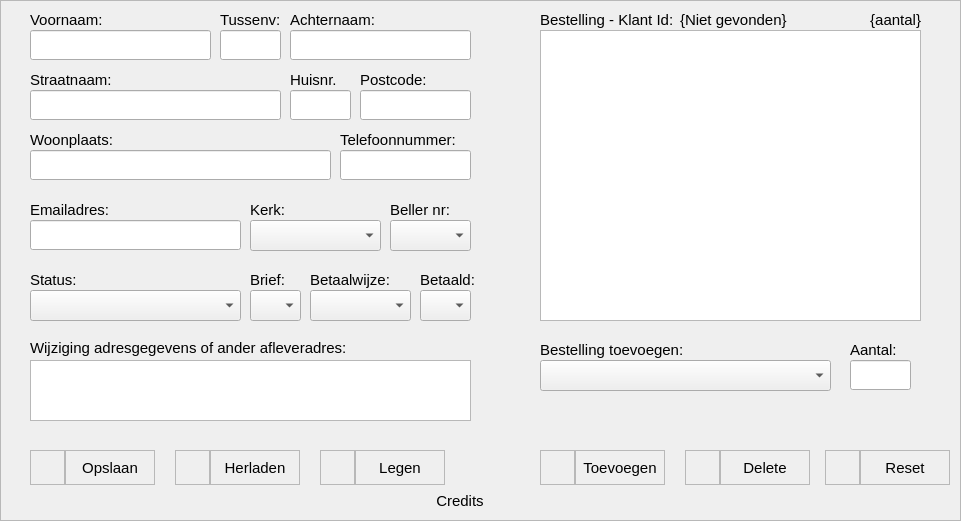
   <widget class="QFrame" name="bewerkenFrame">
    <property name="geometry">
     <rect>
      <x>0</x>
      <y>40</y>
      <width>961</width>
      <height>521</height>
     </rect>
    </property>
    <property name="autoFillBackground">
     <bool>true</bool>
    </property>
    <property name="frameShape">
     <enum>QFrame::StyledPanel</enum>
    </property>
    <property name="frameShadow">
     <enum>QFrame::Raised</enum>
    </property>
    <widget class="QLineEdit" name="AddVoornaamFld_3">
     <property name="geometry">
      <rect>
       <x>30</x>
       <y>30</y>
       <width>181</width>
       <height>30</height>
      </rect>
     </property>
     <property name="font">
      <font>
       <pointsize>11</pointsize>
      </font>
     </property>
    </widget>
    <widget class="QLabel" name="AddVoornaamtxt_3">
     <property name="geometry">
      <rect>
       <x>30</x>
       <y>10</y>
       <width>91</width>
       <height>20</height>
      </rect>
     </property>
     <property name="font">
      <font>
       <pointsize>11</pointsize>
      </font>
     </property>
     <property name="text">
      <string>Voornaam:</string>
     </property>
    </widget>
    <widget class="QLabel" name="AddKerktxt_2">
     <property name="geometry">
      <rect>
       <x>250</x>
       <y>200</y>
       <width>81</width>
       <height>20</height>
      </rect>
     </property>
     <property name="font">
      <font>
       <pointsize>11</pointsize>
      </font>
     </property>
     <property name="text">
      <string>Kerk:</string>
     </property>
    </widget>
    <widget class="QComboBox" name="AddKerkBox_2">
     <property name="geometry">
      <rect>
       <x>250</x>
       <y>220</y>
       <width>131</width>
       <height>31</height>
      </rect>
     </property>
     <property name="font">
      <font>
       <pointsize>11</pointsize>
      </font>
     </property>
    </widget>
    <widget class="QLabel" name="AddWijzigingtxt_2">
     <property name="geometry">
      <rect>
       <x>30</x>
       <y>338</y>
       <width>421</width>
       <height>20</height>
      </rect>
     </property>
     <property name="font">
      <font>
       <pointsize>11</pointsize>
      </font>
     </property>
     <property name="text">
      <string>Wijziging adresgegevens of ander afleveradres:</string>
     </property>
    </widget>
    <widget class="QPlainTextEdit" name="AddWijzigingFld_2">
     <property name="geometry">
      <rect>
       <x>30</x>
       <y>360</y>
       <width>441</width>
       <height>61</height>
      </rect>
     </property>
     <property name="font">
      <font>
       <pointsize>11</pointsize>
      </font>
     </property>
    </widget>
    <widget class="QLabel" name="AddHuisnummertxt_2">
     <property name="geometry">
      <rect>
       <x>290</x>
       <y>70</y>
       <width>51</width>
       <height>20</height>
      </rect>
     </property>
     <property name="font">
      <font>
       <pointsize>11</pointsize>
      </font>
     </property>
     <property name="text">
      <string>Huisnr.</string>
     </property>
    </widget>
    <widget class="QLineEdit" name="AddHuisnummerFld_2">
     <property name="geometry">
      <rect>
       <x>290</x>
       <y>90</y>
       <width>61</width>
       <height>30</height>
      </rect>
     </property>
     <property name="font">
      <font>
       <pointsize>11</pointsize>
      </font>
     </property>
    </widget>
    <widget class="QLineEdit" name="AddTelefoonnummerFld_2">
     <property name="geometry">
      <rect>
       <x>340</x>
       <y>150</y>
       <width>131</width>
       <height>30</height>
      </rect>
     </property>
     <property name="font">
      <font>
       <pointsize>11</pointsize>
      </font>
     </property>
    </widget>
    <widget class="QLabel" name="AddTelefoonnummertxt_2">
     <property name="geometry">
      <rect>
       <x>340</x>
       <y>130</y>
       <width>151</width>
       <height>20</height>
      </rect>
     </property>
     <property name="font">
      <font>
       <pointsize>11</pointsize>
      </font>
     </property>
     <property name="text">
      <string>Telefoonnummer:</string>
     </property>
    </widget>
    <widget class="QFrame" name="genAddFrame_6">
     <property name="geometry">
      <rect>
       <x>65</x>
       <y>450</y>
       <width>90</width>
       <height>35</height>
      </rect>
     </property>
     <property name="cursor">
      <cursorShape>PointingHandCursor</cursorShape>
     </property>
     <property name="frameShape">
      <enum>QFrame::StyledPanel</enum>
     </property>
     <property name="frameShadow">
      <enum>QFrame::Raised</enum>
     </property>
     <widget class="QLabel" name="genAddTxt_4">
      <property name="geometry">
       <rect>
        <x>0</x>
        <y>0</y>
        <width>90</width>
        <height>35</height>
       </rect>
      </property>
      <property name="font">
       <font>
        <pointsize>11</pointsize>
       </font>
      </property>
      <property name="cursor">
       <cursorShape>PointingHandCursor</cursorShape>
      </property>
      <property name="contextMenuPolicy">
       <enum>Qt::DefaultContextMenu</enum>
      </property>
      <property name="layoutDirection">
       <enum>Qt::LeftToRight</enum>
      </property>
      <property name="text">
       <string>Opslaan</string>
      </property>
      <property name="alignment">
       <set>Qt::AlignCenter</set>
      </property>
     </widget>
    </widget>
    <widget class="QFrame" name="genAddFrame_7">
     <property name="geometry">
      <rect>
       <x>30</x>
       <y>450</y>
       <width>35</width>
       <height>35</height>
      </rect>
     </property>
     <property name="cursor">
      <cursorShape>PointingHandCursor</cursorShape>
     </property>
     <property name="frameShape">
      <enum>QFrame::StyledPanel</enum>
     </property>
     <property name="frameShadow">
      <enum>QFrame::Raised</enum>
     </property>
     <widget class="QLabel" name="genAddIcon_4">
      <property name="geometry">
       <rect>
        <x>0</x>
        <y>0</y>
        <width>35</width>
        <height>35</height>
       </rect>
      </property>
      <property name="text">
       <string/>
      </property>
      <property name="pixmap">
       <pixmap>:/LoginCredentials/16x16/square.png</pixmap>
      </property>
      <property name="alignment">
       <set>Qt::AlignCenter</set>
      </property>
     </widget>
     <widget class="QLabel" name="label_14">
      <property name="geometry">
       <rect>
        <x>8</x>
        <y>8</y>
        <width>18</width>
        <height>18</height>
       </rect>
      </property>
      <property name="text">
       <string/>
      </property>
      <property name="pixmap">
       <pixmap>img/edit.png</pixmap>
      </property>
      <property name="scaledContents">
       <bool>true</bool>
      </property>
     </widget>
    </widget>
    <widget class="QFrame" name="logBClearFrame_9">
     <property name="geometry">
      <rect>
       <x>355</x>
       <y>450</y>
       <width>90</width>
       <height>35</height>
      </rect>
     </property>
     <property name="cursor">
      <cursorShape>PointingHandCursor</cursorShape>
     </property>
     <property name="frameShape">
      <enum>QFrame::StyledPanel</enum>
     </property>
     <property name="frameShadow">
      <enum>QFrame::Raised</enum>
     </property>
     <widget class="QLabel" name="logBClearTxt_5">
      <property name="geometry">
       <rect>
        <x>0</x>
        <y>0</y>
        <width>90</width>
        <height>35</height>
       </rect>
      </property>
      <property name="font">
       <font>
        <pointsize>11</pointsize>
       </font>
      </property>
      <property name="cursor">
       <cursorShape>PointingHandCursor</cursorShape>
      </property>
      <property name="contextMenuPolicy">
       <enum>Qt::DefaultContextMenu</enum>
      </property>
      <property name="layoutDirection">
       <enum>Qt::LeftToRight</enum>
      </property>
      <property name="text">
       <string>Legen</string>
      </property>
      <property name="alignment">
       <set>Qt::AlignCenter</set>
      </property>
     </widget>
    </widget>
    <widget class="QFrame" name="logBClearFrame_10">
     <property name="geometry">
      <rect>
       <x>320</x>
       <y>450</y>
       <width>35</width>
       <height>35</height>
      </rect>
     </property>
     <property name="cursor">
      <cursorShape>PointingHandCursor</cursorShape>
     </property>
     <property name="frameShape">
      <enum>QFrame::StyledPanel</enum>
     </property>
     <property name="frameShadow">
      <enum>QFrame::Raised</enum>
     </property>
     <widget class="QLabel" name="logBClearIcon_5">
      <property name="geometry">
       <rect>
        <x>8</x>
        <y>8</y>
        <width>18</width>
        <height>18</height>
       </rect>
      </property>
      <property name="text">
       <string/>
      </property>
      <property name="pixmap">
       <pixmap>img/bin.png</pixmap>
      </property>
      <property name="scaledContents">
       <bool>true</bool>
      </property>
     </widget>
    </widget>
    <widget class="QLabel" name="AddTussenvoegseltxt_2">
     <property name="geometry">
      <rect>
       <x>220</x>
       <y>10</y>
       <width>71</width>
       <height>20</height>
      </rect>
     </property>
     <property name="font">
      <font>
       <pointsize>11</pointsize>
      </font>
     </property>
     <property name="text">
      <string>Tussenv:</string>
     </property>
    </widget>
    <widget class="QLineEdit" name="AddTussenvoegselFld_2">
     <property name="geometry">
      <rect>
       <x>220</x>
       <y>30</y>
       <width>61</width>
       <height>30</height>
      </rect>
     </property>
     <property name="font">
      <font>
       <pointsize>11</pointsize>
      </font>
     </property>
    </widget>
    <widget class="QLabel" name="AddStatustxt_2">
     <property name="geometry">
      <rect>
       <x>30</x>
       <y>270</y>
       <width>81</width>
       <height>20</height>
      </rect>
     </property>
     <property name="font">
      <font>
       <pointsize>11</pointsize>
      </font>
     </property>
     <property name="text">
      <string>Status:</string>
     </property>
    </widget>
    <widget class="QComboBox" name="AddStatusBox_2">
     <property name="geometry">
      <rect>
       <x>30</x>
       <y>290</y>
       <width>211</width>
       <height>31</height>
      </rect>
     </property>
     <property name="font">
      <font>
       <pointsize>11</pointsize>
      </font>
     </property>
    </widget>
    <widget class="QLabel" name="AddNieuwsbrieftxt_2">
     <property name="geometry">
      <rect>
       <x>250</x>
       <y>270</y>
       <width>51</width>
       <height>20</height>
      </rect>
     </property>
     <property name="font">
      <font>
       <pointsize>11</pointsize>
      </font>
     </property>
     <property name="text">
      <string>Brief:</string>
     </property>
    </widget>
    <widget class="QLabel" name="AddAchternaamtxt_2">
     <property name="geometry">
      <rect>
       <x>290</x>
       <y>10</y>
       <width>91</width>
       <height>20</height>
      </rect>
     </property>
     <property name="font">
      <font>
       <pointsize>11</pointsize>
      </font>
     </property>
     <property name="text">
      <string>Achternaam:</string>
     </property>
    </widget>
    <widget class="QLineEdit" name="AddAchternaamFld_2">
     <property name="geometry">
      <rect>
       <x>290</x>
       <y>30</y>
       <width>181</width>
       <height>30</height>
      </rect>
     </property>
     <property name="font">
      <font>
       <pointsize>11</pointsize>
      </font>
     </property>
    </widget>
    <widget class="QLabel" name="AddStraatnaamtxt_2">
     <property name="geometry">
      <rect>
       <x>30</x>
       <y>70</y>
       <width>91</width>
       <height>20</height>
      </rect>
     </property>
     <property name="font">
      <font>
       <pointsize>11</pointsize>
      </font>
     </property>
     <property name="text">
      <string>Straatnaam:</string>
     </property>
    </widget>
    <widget class="QLineEdit" name="AddStraatnaamFld_2">
     <property name="geometry">
      <rect>
       <x>30</x>
       <y>90</y>
       <width>251</width>
       <height>30</height>
      </rect>
     </property>
     <property name="font">
      <font>
       <pointsize>11</pointsize>
      </font>
     </property>
    </widget>
    <widget class="QLineEdit" name="AddEmailadresFld_2">
     <property name="geometry">
      <rect>
       <x>30</x>
       <y>220</y>
       <width>211</width>
       <height>30</height>
      </rect>
     </property>
     <property name="font">
      <font>
       <pointsize>11</pointsize>
      </font>
     </property>
     <property name="text">
      <string/>
     </property>
    </widget>
    <widget class="QLabel" name="AddEmailadrestxt_2">
     <property name="geometry">
      <rect>
       <x>30</x>
       <y>200</y>
       <width>151</width>
       <height>20</height>
      </rect>
     </property>
     <property name="font">
      <font>
       <pointsize>11</pointsize>
      </font>
     </property>
     <property name="text">
      <string>Emailadres:</string>
     </property>
    </widget>
    <widget class="QLineEdit" name="AddWoonplaatsFld_2">
     <property name="geometry">
      <rect>
       <x>30</x>
       <y>150</y>
       <width>301</width>
       <height>30</height>
      </rect>
     </property>
     <property name="font">
      <font>
       <pointsize>11</pointsize>
      </font>
     </property>
    </widget>
    <widget class="QLabel" name="AddWoonplaatstxt_2">
     <property name="geometry">
      <rect>
       <x>30</x>
       <y>130</y>
       <width>91</width>
       <height>20</height>
      </rect>
     </property>
     <property name="font">
      <font>
       <pointsize>11</pointsize>
      </font>
     </property>
     <property name="text">
      <string>Woonplaats:</string>
     </property>
    </widget>
    <widget class="QLineEdit" name="AddPostcodeFld_2">
     <property name="geometry">
      <rect>
       <x>360</x>
       <y>90</y>
       <width>111</width>
       <height>30</height>
      </rect>
     </property>
     <property name="font">
      <font>
       <pointsize>11</pointsize>
      </font>
     </property>
    </widget>
    <widget class="QLabel" name="AddPostcodetxt_2">
     <property name="geometry">
      <rect>
       <x>360</x>
       <y>70</y>
       <width>91</width>
       <height>20</height>
      </rect>
     </property>
     <property name="font">
      <font>
       <pointsize>11</pointsize>
      </font>
     </property>
     <property name="text">
      <string>Postcode:</string>
     </property>
    </widget>
    <widget class="QLabel" name="BestellingTxtEdit">
     <property name="geometry">
      <rect>
       <x>540</x>
       <y>10</y>
       <width>191</width>
       <height>20</height>
      </rect>
     </property>
     <property name="font">
      <font>
       <pointsize>11</pointsize>
      </font>
     </property>
     <property name="text">
      <string>Bestelling - Klant Id:</string>
     </property>
    </widget>
    <widget class="QFrame" name="genBReloadFrame_2">
     <property name="geometry">
      <rect>
       <x>210</x>
       <y>450</y>
       <width>90</width>
       <height>35</height>
      </rect>
     </property>
     <property name="cursor">
      <cursorShape>PointingHandCursor</cursorShape>
     </property>
     <property name="frameShape">
      <enum>QFrame::StyledPanel</enum>
     </property>
     <property name="frameShadow">
      <enum>QFrame::Raised</enum>
     </property>
     <widget class="QLabel" name="genBReloadTxt_2">
      <property name="geometry">
       <rect>
        <x>0</x>
        <y>0</y>
        <width>90</width>
        <height>35</height>
       </rect>
      </property>
      <property name="font">
       <font>
        <pointsize>11</pointsize>
       </font>
      </property>
      <property name="cursor">
       <cursorShape>PointingHandCursor</cursorShape>
      </property>
      <property name="contextMenuPolicy">
       <enum>Qt::DefaultContextMenu</enum>
      </property>
      <property name="layoutDirection">
       <enum>Qt::LeftToRight</enum>
      </property>
      <property name="text">
       <string>Herladen</string>
      </property>
      <property name="alignment">
       <set>Qt::AlignCenter</set>
      </property>
     </widget>
    </widget>
    <widget class="QFrame" name="genBReloadFrame_3">
     <property name="geometry">
      <rect>
       <x>175</x>
       <y>450</y>
       <width>35</width>
       <height>35</height>
      </rect>
     </property>
     <property name="cursor">
      <cursorShape>PointingHandCursor</cursorShape>
     </property>
     <property name="frameShape">
      <enum>QFrame::StyledPanel</enum>
     </property>
     <property name="frameShadow">
      <enum>QFrame::Raised</enum>
     </property>
     <widget class="QLabel" name="genBReloadIcon_2">
      <property name="geometry">
       <rect>
        <x>8</x>
        <y>8</y>
        <width>18</width>
        <height>18</height>
       </rect>
      </property>
      <property name="text">
       <string/>
      </property>
      <property name="pixmap">
       <pixmap>img/reload.png</pixmap>
      </property>
      <property name="scaledContents">
       <bool>true</bool>
      </property>
     </widget>
    </widget>
    <widget class="QComboBox" name="NieuwBriefYN">
     <property name="geometry">
      <rect>
       <x>250</x>
       <y>290</y>
       <width>51</width>
       <height>31</height>
      </rect>
     </property>
     <property name="font">
      <font>
       <pointsize>11</pointsize>
      </font>
     </property>
    </widget>
    <widget class="QLabel" name="BestellingTxtEdit_2">
     <property name="geometry">
      <rect>
       <x>680</x>
       <y>10</y>
       <width>121</width>
       <height>20</height>
      </rect>
     </property>
     <property name="font">
      <font>
       <pointsize>11</pointsize>
      </font>
     </property>
     <property name="text">
      <string>{Niet gevonden}</string>
     </property>
    </widget>
    <widget class="QListWidget" name="listWidget">
     <property name="geometry">
      <rect>
       <x>540</x>
       <y>30</y>
       <width>381</width>
       <height>291</height>
      </rect>
     </property>
     <property name="font">
      <font>
       <pointsize>11</pointsize>
      </font>
     </property>
    </widget>
    <widget class="QFrame" name="logBClearFrame_12">
     <property name="geometry">
      <rect>
       <x>720</x>
       <y>450</y>
       <width>90</width>
       <height>35</height>
      </rect>
     </property>
     <property name="cursor">
      <cursorShape>PointingHandCursor</cursorShape>
     </property>
     <property name="frameShape">
      <enum>QFrame::StyledPanel</enum>
     </property>
     <property name="frameShadow">
      <enum>QFrame::Raised</enum>
     </property>
     <widget class="QLabel" name="logBClearTxt_6">
      <property name="geometry">
       <rect>
        <x>0</x>
        <y>0</y>
        <width>90</width>
        <height>35</height>
       </rect>
      </property>
      <property name="font">
       <font>
        <pointsize>11</pointsize>
       </font>
      </property>
      <property name="cursor">
       <cursorShape>PointingHandCursor</cursorShape>
      </property>
      <property name="contextMenuPolicy">
       <enum>Qt::DefaultContextMenu</enum>
      </property>
      <property name="layoutDirection">
       <enum>Qt::LeftToRight</enum>
      </property>
      <property name="text">
       <string>Delete</string>
      </property>
      <property name="alignment">
       <set>Qt::AlignCenter</set>
      </property>
     </widget>
    </widget>
    <widget class="QFrame" name="genAddFrame_9">
     <property name="geometry">
      <rect>
       <x>540</x>
       <y>450</y>
       <width>35</width>
       <height>35</height>
      </rect>
     </property>
     <property name="cursor">
      <cursorShape>PointingHandCursor</cursorShape>
     </property>
     <property name="frameShape">
      <enum>QFrame::StyledPanel</enum>
     </property>
     <property name="frameShadow">
      <enum>QFrame::Raised</enum>
     </property>
     <widget class="QLabel" name="genAddIcon_5">
      <property name="geometry">
       <rect>
        <x>0</x>
        <y>0</y>
        <width>35</width>
        <height>35</height>
       </rect>
      </property>
      <property name="text">
       <string/>
      </property>
      <property name="pixmap">
       <pixmap>:/LoginCredentials/16x16/square.png</pixmap>
      </property>
      <property name="alignment">
       <set>Qt::AlignCenter</set>
      </property>
     </widget>
     <widget class="QLabel" name="label_15">
      <property name="geometry">
       <rect>
        <x>8</x>
        <y>8</y>
        <width>18</width>
        <height>18</height>
       </rect>
      </property>
      <property name="text">
       <string/>
      </property>
      <property name="pixmap">
       <pixmap>img/plus.png</pixmap>
      </property>
      <property name="scaledContents">
       <bool>true</bool>
      </property>
     </widget>
    </widget>
    <widget class="QFrame" name="genAddFrame_8">
     <property name="geometry">
      <rect>
       <x>575</x>
       <y>450</y>
       <width>90</width>
       <height>35</height>
      </rect>
     </property>
     <property name="cursor">
      <cursorShape>PointingHandCursor</cursorShape>
     </property>
     <property name="frameShape">
      <enum>QFrame::StyledPanel</enum>
     </property>
     <property name="frameShadow">
      <enum>QFrame::Raised</enum>
     </property>
     <widget class="QLabel" name="genAddTxt_5">
      <property name="geometry">
       <rect>
        <x>0</x>
        <y>0</y>
        <width>90</width>
        <height>35</height>
       </rect>
      </property>
      <property name="font">
       <font>
        <pointsize>11</pointsize>
       </font>
      </property>
      <property name="cursor">
       <cursorShape>PointingHandCursor</cursorShape>
      </property>
      <property name="contextMenuPolicy">
       <enum>Qt::DefaultContextMenu</enum>
      </property>
      <property name="layoutDirection">
       <enum>Qt::LeftToRight</enum>
      </property>
      <property name="text">
       <string>Toevoegen</string>
      </property>
      <property name="alignment">
       <set>Qt::AlignCenter</set>
      </property>
     </widget>
    </widget>
    <widget class="QFrame" name="logBClearFrame_11">
     <property name="geometry">
      <rect>
       <x>685</x>
       <y>450</y>
       <width>35</width>
       <height>35</height>
      </rect>
     </property>
     <property name="cursor">
      <cursorShape>PointingHandCursor</cursorShape>
     </property>
     <property name="frameShape">
      <enum>QFrame::StyledPanel</enum>
     </property>
     <property name="frameShadow">
      <enum>QFrame::Raised</enum>
     </property>
     <widget class="QLabel" name="logBClearIcon_6">
      <property name="geometry">
       <rect>
        <x>8</x>
        <y>8</y>
        <width>18</width>
        <height>18</height>
       </rect>
      </property>
      <property name="text">
       <string/>
      </property>
      <property name="pixmap">
       <pixmap>img/bin.png</pixmap>
      </property>
      <property name="scaledContents">
       <bool>true</bool>
      </property>
     </widget>
    </widget>
    <widget class="QLabel" name="EditBestellingTxt">
     <property name="geometry">
      <rect>
       <x>540</x>
       <y>340</y>
       <width>151</width>
       <height>20</height>
      </rect>
     </property>
     <property name="font">
      <font>
       <pointsize>11</pointsize>
      </font>
     </property>
     <property name="text">
      <string>Bestelling toevoegen:</string>
     </property>
    </widget>
    <widget class="QComboBox" name="EditBestellingKlant">
     <property name="geometry">
      <rect>
       <x>540</x>
       <y>360</y>
       <width>291</width>
       <height>31</height>
      </rect>
     </property>
     <property name="font">
      <font>
       <pointsize>11</pointsize>
      </font>
     </property>
    </widget>
    <widget class="QLineEdit" name="EditAantal">
     <property name="geometry">
      <rect>
       <x>850</x>
       <y>360</y>
       <width>61</width>
       <height>30</height>
      </rect>
     </property>
     <property name="font">
      <font>
       <pointsize>11</pointsize>
      </font>
     </property>
    </widget>
    <widget class="QLabel" name="EditAantalTxt">
     <property name="geometry">
      <rect>
       <x>850</x>
       <y>340</y>
       <width>51</width>
       <height>20</height>
      </rect>
     </property>
     <property name="font">
      <font>
       <pointsize>11</pointsize>
      </font>
     </property>
     <property name="text">
      <string>Aantal:</string>
     </property>
    </widget>
    <widget class="QComboBox" name="NieuwBriefYN_2">
     <property name="geometry">
      <rect>
       <x>390</x>
       <y>220</y>
       <width>81</width>
       <height>31</height>
      </rect>
     </property>
     <property name="font">
      <font>
       <pointsize>11</pointsize>
      </font>
     </property>
    </widget>
    <widget class="QLabel" name="AddNieuwsbrieftxt_3">
     <property name="geometry">
      <rect>
       <x>390</x>
       <y>200</y>
       <width>81</width>
       <height>20</height>
      </rect>
     </property>
     <property name="font">
      <font>
       <pointsize>11</pointsize>
      </font>
     </property>
     <property name="text">
      <string>Beller nr:</string>
     </property>
    </widget>
    <widget class="QLabel" name="BestellingTxtEdit_3">
     <property name="geometry">
      <rect>
       <x>820</x>
       <y>10</y>
       <width>101</width>
       <height>20</height>
      </rect>
     </property>
     <property name="font">
      <font>
       <pointsize>11</pointsize>
      </font>
     </property>
     <property name="layoutDirection">
      <enum>Qt::LeftToRight</enum>
     </property>
     <property name="text">
      <string>{aantal}</string>
     </property>
     <property name="alignment">
      <set>Qt::AlignRight|Qt::AlignTrailing|Qt::AlignVCenter</set>
     </property>
    </widget>
    <widget class="QFrame" name="logBClearFrame_17">
     <property name="geometry">
      <rect>
       <x>860</x>
       <y>450</y>
       <width>90</width>
       <height>35</height>
      </rect>
     </property>
     <property name="cursor">
      <cursorShape>PointingHandCursor</cursorShape>
     </property>
     <property name="frameShape">
      <enum>QFrame::StyledPanel</enum>
     </property>
     <property name="frameShadow">
      <enum>QFrame::Raised</enum>
     </property>
     <widget class="QLabel" name="logBClearTxt_11">
      <property name="geometry">
       <rect>
        <x>0</x>
        <y>0</y>
        <width>90</width>
        <height>35</height>
       </rect>
      </property>
      <property name="font">
       <font>
        <pointsize>11</pointsize>
       </font>
      </property>
      <property name="cursor">
       <cursorShape>PointingHandCursor</cursorShape>
      </property>
      <property name="contextMenuPolicy">
       <enum>Qt::DefaultContextMenu</enum>
      </property>
      <property name="layoutDirection">
       <enum>Qt::LeftToRight</enum>
      </property>
      <property name="text">
       <string>Reset</string>
      </property>
      <property name="alignment">
       <set>Qt::AlignCenter</set>
      </property>
     </widget>
    </widget>
    <widget class="QFrame" name="logBClearFrame_18">
     <property name="geometry">
      <rect>
       <x>825</x>
       <y>450</y>
       <width>35</width>
       <height>35</height>
      </rect>
     </property>
     <property name="cursor">
      <cursorShape>PointingHandCursor</cursorShape>
     </property>
     <property name="frameShape">
      <enum>QFrame::StyledPanel</enum>
     </property>
     <property name="frameShadow">
      <enum>QFrame::Raised</enum>
     </property>
     <widget class="QLabel" name="logBClearIcon_11">
      <property name="geometry">
       <rect>
        <x>8</x>
        <y>8</y>
        <width>18</width>
        <height>18</height>
       </rect>
      </property>
      <property name="text">
       <string/>
      </property>
      <property name="pixmap">
       <pixmap>img/bin.png</pixmap>
      </property>
      <property name="scaledContents">
       <bool>true</bool>
      </property>
     </widget>
    </widget>
    <widget class="QLabel" name="AddEmailadrestxt_3">
     <property name="geometry">
      <rect>
       <x>310</x>
       <y>270</y>
       <width>91</width>
       <height>20</height>
      </rect>
     </property>
     <property name="font">
      <font>
       <pointsize>11</pointsize>
      </font>
     </property>
     <property name="text">
      <string>Betaalwijze:</string>
     </property>
    </widget>
    <widget class="QComboBox" name="NieuwBriefYN_3">
     <property name="geometry">
      <rect>
       <x>310</x>
       <y>290</y>
       <width>101</width>
       <height>31</height>
      </rect>
     </property>
     <property name="font">
      <font>
       <pointsize>11</pointsize>
      </font>
     </property>
    </widget>
    <widget class="QLabel" name="AddNieuwsbrieftxt_4">
     <property name="geometry">
      <rect>
       <x>420</x>
       <y>270</y>
       <width>61</width>
       <height>20</height>
      </rect>
     </property>
     <property name="font">
      <font>
       <pointsize>11</pointsize>
      </font>
     </property>
     <property name="text">
      <string>Betaald:</string>
     </property>
    </widget>
    <widget class="QComboBox" name="NieuwBriefYN_6">
     <property name="geometry">
      <rect>
       <x>420</x>
       <y>290</y>
       <width>51</width>
       <height>31</height>
      </rect>
     </property>
     <property name="font">
      <font>
       <pointsize>11</pointsize>
      </font>
     </property>
    </widget>
    <widget class="QLabel" name="setCreditsTxt_4">
     <property name="geometry">
      <rect>
       <x>180</x>
       <y>490</y>
       <width>560</width>
       <height>21</height>
      </rect>
     </property>
     <property name="font">
      <font>
       <pointsize>11</pointsize>
      </font>
     </property>
     <property name="cursor">
      <cursorShape>PointingHandCursor</cursorShape>
     </property>
     <property name="toolTip">
      <string/>
     </property>
     <property name="layoutDirection">
      <enum>Qt::LeftToRight</enum>
     </property>
     <property name="text">
      <string>Credits</string>
     </property>
     <property name="alignment">
      <set>Qt::AlignCenter</set>
     </property>
    </widget>
   </widget>
